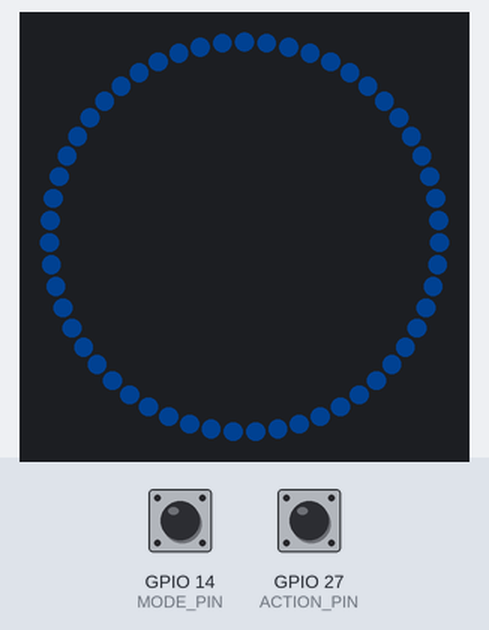
A program run on a simulated ESP32. On the bench: 55 RGB LEDs in a ring, first at the top, clockwise. The inputs (shaded band) are chosen by the test bench; at power-on: GPIO 14 (MODE_PIN) HIGH, GPIO 27 (ACTION_PIN) HIGH. Dim RGB values are drawn brighter than linear; random numbers use the default seed unless the program sets one.

Above: at 1.2 s.
1.3 s: GPIO 14 (MODE_PIN) pulled LOW for 0.15 s
2.0 s: GPIO 27 (ACTION_PIN) pulled LOW for 0.15 s
2.7 s: GPIO 27 (ACTION_PIN) pulled LOW for 1 s
At 3.7 s:
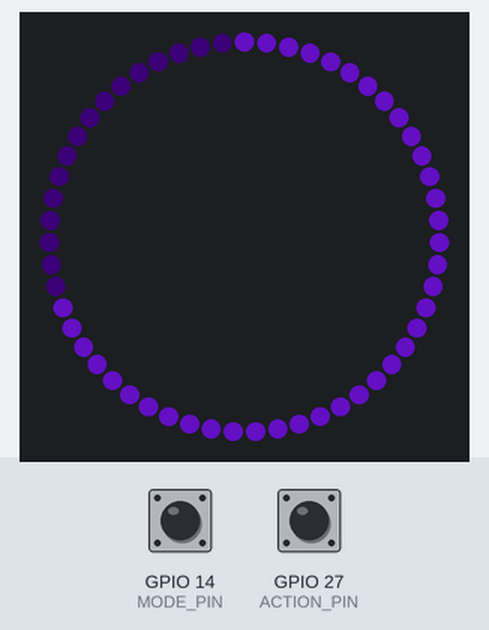
4.3 s: GPIO 27 (ACTION_PIN) pulled LOW for 3.2 s
8.1 s: GPIO 14 (MODE_PIN) pulled LOW for 0.15 s
At 8.78 s:
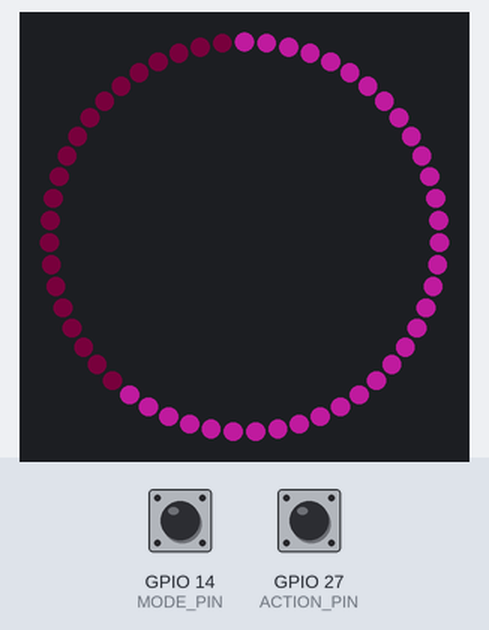
8.8 s: GPIO 14 (MODE_PIN) pulled LOW for 1 s
At 11.1 s:
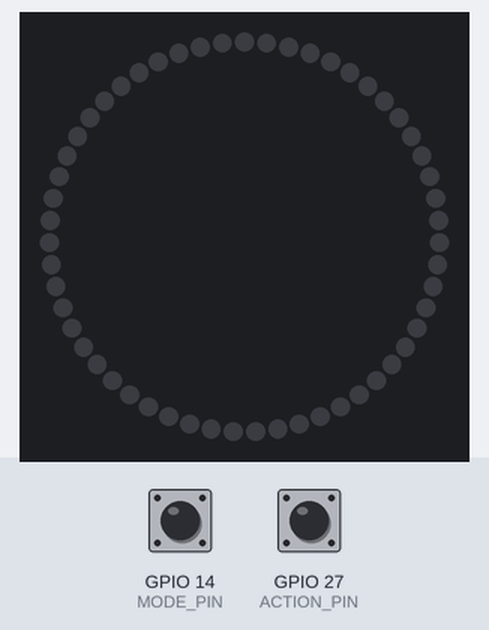

The program:

main.cpp
```cpp
// Standalone ESP32 reference firmware for the Vi gauntlet lighting. NOT WLED.
// Original draft: ChatGPT (2026-11-14). Revised by Claude (2026-11-14) after code review:
//   F1 Button struct now has a constructor (builds as C++11).
//   F2 Software current limiter: frame is scaled down if its estimated draw exceeds LIMIT_MA.
//   F3 Pixel layout selectable at build time; chase speed/tail scale with the pixel count.
//   F4 Periodic effects use (t % period), so they stay smooth after hours of run time.
//   F5 Pins overridable from platformio.ini build flags.
// STATUS: syntax-checked on a PC against stub headers only. NOT built for ESP32, NOT flashed,
// NOT bench tested. The limiter is an estimate, not a fuse: keep the 3 A inline fuse.
//
// Board: Adafruit Sparkle Motion Mini (6160). LED_PIN 32 is level-shifted on the board: pads 5V / 32 / G -> strip 5V / DIN / GND.
// MODE_PIN / ACTION_PIN: momentary normally-open switches to GND (internal pull-ups).
#include <Arduino.h>
#include <Adafruit_NeoPixel.h>
#include <math.h>
#include <string.h>

#ifndef LED_PIN
#define LED_PIN 32
#endif
#ifndef MODE_PIN
#define MODE_PIN 14
#endif
#ifndef ACTION_PIN
#define ACTION_PIN 27
#endif
#ifndef LIMIT_MA
#define LIMIT_MA 1000            // estimated LED current ceiling per arm
#endif

// Layout: default = 144 LEDs/m strip (ring 55, hand 25, crystal 11 = 91; BTF 2020 160 LEDs/m).
// Build with -DLAYOUT_60 for the 60 LEDs/m layout (21 / 10 / 4 = 35), -DRING_ONLY to drive the ring alone.
// V5.1: one strip runs from the ring down the hand channel and passes under the crystal well, so
// "crystal" is simply the last pixels of the hand strip.
#ifdef LAYOUT_60
constexpr int RING = 21, HAND_FULL = 10, CRYSTAL_FULL = 4;
#else
constexpr int RING = 55, HAND_FULL = 25, CRYSTAL_FULL = 11;   // BTF 2020 5 mm, 160 LEDs/m (purchased)
#endif
#ifdef RING_ONLY
constexpr int HAND = 0, CRYSTAL = 0;
#else
constexpr int HAND = HAND_FULL, CRYSTAL = CRYSTAL_FULL;
#endif
constexpr int COUNT = RING + HAND + CRYSTAL;

constexpr uint32_t FRAME_MS = 25, DEBOUNCE_MS = 35, LONG_MS = 850, DOUBLE_MS = 360, FLASH_MS = 350;
constexpr uint32_t BREATH_MS = 2244, CHARGE_MS = 2600, RING_REV_MS = 1400, HAND_RUN_MS = 1300,
                   CRYSTAL_MS = 700, SURGE_MS = 1650;
constexpr float MA_PER_CHANNEL = 20.0f, MA_IDLE_PER_PIXEL = 1.0f;   // planning figures, not measured
const uint8_t BRIGHT[] = {32, 64, 96, 128};                          // user brightness steps (of 255)
constexpr float TWO_PI_F = 6.2831853f;

Adafruit_NeoPixel led(COUNT, LED_PIN, NEO_GRB + NEO_KHZ800);
enum Effect : uint8_t { BREATH, CHARGE, CHASE, SURGE, FLASH, SPARK };
Effect effect = BREATH, resumeEffect = BREATH;
bool on = true;
uint8_t level = 1, palette = 0;
uint8_t spark[COUNT] = {};
uint8_t frame[COUNT][3];
uint32_t effectAt = 0, flashAt = 0, frameAt = 0;

struct Button {
  int pin; bool raw, stable, longDone; uint8_t clicks; uint32_t changed, pressed, released;
  explicit Button(int p) : pin(p), raw(false), stable(false), longDone(false), clicks(0),
                           changed(0), pressed(0), released(0) {}
};
Button a(MODE_PIN), b(ACTION_PIN);

static uint8_t u8(float x) { return x < 0 ? 0 : x > 255 ? 255 : uint8_t(x + 0.5f); }
static float phase(uint32_t t, uint32_t period) { return (t % period) / float(period); }   // 0..1

void baseColor(uint8_t &r, uint8_t &g, uint8_t &bl) {
  if (palette == 0) { r = 0; g = 120; bl = 255; }          // hextech blue
  else if (palette == 1) { r = 130; g = 20; bl = 255; }    // violet
  else { r = 230; g = 30; bl = 190; }                      // magenta
}
void put(int i, float r, float g, float bl, float intensity) {
  if (i < 0 || i >= COUNT) return;
  if (intensity < 0) intensity = 0;
  float f = BRIGHT[level] / 255.0f * intensity;
  frame[i][0] = u8(r * f); frame[i][1] = u8(g * f); frame[i][2] = u8(bl * f);
}
// Estimate current for the frame and scale it down to stay under LIMIT_MA, then send it.
void showLimited() {
  uint32_t sum = 0;
  for (int i = 0; i < COUNT; i++) sum += frame[i][0] + frame[i][1] + frame[i][2];
  float idle = COUNT * MA_IDLE_PER_PIXEL;
  float lit = sum / 255.0f * MA_PER_CHANNEL;
  float budget = float(LIMIT_MA) - idle;
  float k = (budget > 0 && lit > budget) ? budget / lit : (budget > 0 ? 1.0f : 0.0f);
  for (int i = 0; i < COUNT; i++)
    led.setPixelColor(i, led.Color(uint8_t(frame[i][0] * k), uint8_t(frame[i][1] * k), uint8_t(frame[i][2] * k)));  // truncate: never round above the limit
  led.show();
}
void setEffect(Effect e) { effect = e; effectAt = millis(); if (e == SPARK) memset(spark, 0, sizeof(spark)); }

void shortPress(bool mode) {
  if (mode) {                                   // A short: next effect (FLASH is never in the cycle)
    if (effect == FLASH) effect = resumeEffect;
    Effect next = (effect == SPARK) ? BREATH : Effect(uint8_t(effect) + 1);
    if (next == FLASH) next = SPARK;
    setEffect(next);
  } else level = (level + 1) % (sizeof(BRIGHT) / sizeof(BRIGHT[0]));   // B short: brightness step
}
void longPress(bool mode) { if (mode) on = !on; else palette = (palette + 1) % 3; }
void doublePress(bool mode) {
  if (mode) { shortPress(true); return; }
  if (effect != FLASH) resumeEffect = effect;   // B double: one-shot flash, then resume
  effect = FLASH; flashAt = millis();
}
void poll(Button &x, bool isMode, uint32_t now) {
  bool raw = digitalRead(x.pin) == LOW;
  if (raw != x.raw) { x.raw = raw; x.changed = now; }
  if (raw != x.stable && now - x.changed >= DEBOUNCE_MS) {
    x.stable = raw;
    if (raw) { x.pressed = now; x.longDone = false; }
    else if (!x.longDone) { x.clicks++; x.released = now; if (x.clicks >= 2) { x.clicks = 0; doublePress(isMode); } }
  }
  if (x.stable && !x.longDone && now - x.pressed >= LONG_MS) { x.longDone = true; x.clicks = 0; longPress(isMode); }
  if (!x.stable && x.clicks == 1 && now - x.released >= DOUBLE_MS) { x.clicks = 0; shortPress(isMode); }
}
// Comet: bright head with a fading tail, wrapping around n pixels starting at 'first'.
void comet(int first, int n, uint32_t t, uint32_t periodMs, float peak, uint8_t r, uint8_t g, uint8_t bl) {
  if (n <= 0) return;
  int tail = n / 4; if (tail < 3) tail = 3;
  int head = int(phase(t, periodMs) * n) % n;
  for (int i = 0; i < n; i++) {
    int d = (head - i + n) % n;
    put(first + i, r, g, bl, d < tail ? peak * (1.0f - d / float(tail)) : 0.02f);
  }
}
void draw(uint32_t now) {
  memset(frame, 0, sizeof(frame));
  if (!on) { showLimited(); return; }
  if (effect == FLASH && now - flashAt >= FLASH_MS) setEffect(resumeEffect);
  uint8_t r, g, bl; baseColor(r, g, bl);
  uint32_t t = now - effectAt;
  const int H0 = RING, C0 = RING + HAND;
  if (effect == BREATH) {
    float v = 0.30f + 0.24f * sinf(TWO_PI_F * phase(t, BREATH_MS));
    for (int i = 0; i < COUNT; i++) put(i, r, g, bl, v * (i >= C0 ? 1.3f : i >= H0 ? 0.65f : 1.0f));
  } else if (effect == CHARGE) {
    float v = phase(t, CHARGE_MS);
    for (int i = 0; i < RING; i++) put(i, r, g, bl, i / float(RING) < v ? 0.95f : 0.02f);
    for (int i = 0; i < HAND; i++) put(H0 + i, r, g, bl, i / float(HAND) < v ? 0.65f : 0.02f);
    for (int i = C0; i < COUNT; i++) put(i, r, g, bl, v > 0.84f ? 1.0f : v * 0.3f);
  } else if (effect == CHASE) {
    comet(0, RING, t, RING_REV_MS, 1.0f, r, g, bl);
    comet(H0, HAND, t, HAND_RUN_MS, 0.8f, r, g, bl);
    for (int i = C0; i < COUNT; i++) put(i, r, g, bl, 0.25f + 0.2f * sinf(TWO_PI_F * phase(t, CRYSTAL_MS)));
  } else if (effect == SURGE) {
    uint32_t p = t % SURGE_MS; float v = p < 190 ? 1.0f - p / 250.0f : 0.11f;
    for (int i = 0; i < COUNT; i++) put(i, r, g, bl, v);
  } else if (effect == FLASH) {
    float v = (now - flashAt) % 95UL < 50UL ? 1.0f : 0.12f;
    for (int i = 0; i < COUNT; i++) put(i, 185, 220, 255, v);
  } else if (effect == SPARK) {
    for (int i = 0; i < COUNT; i++) { spark[i] = uint8_t(spark[i] * 0.77f); put(i, r, g, bl, 0.07f + spark[i] / 255.0f); }
    int n = COUNT / 20; if (n < 2) n = 2;                    // keep spark density similar on longer strips
    for (int k = 0; k < n; k++) spark[random(COUNT)] = (k & 1) ? 185 : 255;
  }
  showLimited();
}
void setup() {
  pinMode(MODE_PIN, INPUT_PULLUP); pinMode(ACTION_PIN, INPUT_PULLUP);
  led.begin(); led.clear(); led.show();
  randomSeed(esp_random()); effectAt = millis();
}
void loop() {
  uint32_t now = millis();
  poll(a, true, now); poll(b, false, now);
  if (now - frameAt >= FRAME_MS) { frameAt = now; draw(now); }
}
```
